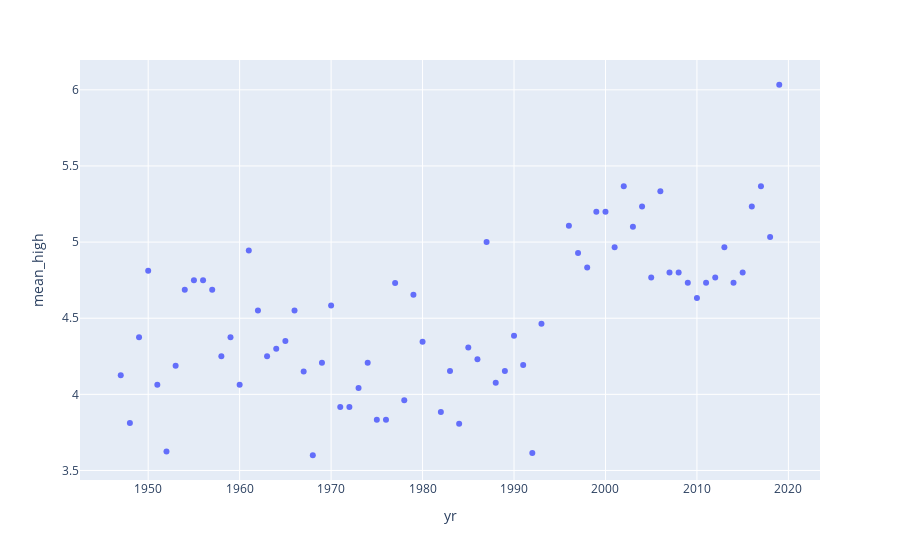

Notebook code for this chart:
### Code cell
px.scatter(years, y='mean_high')

### Figure 1 — Plotly figure (JSON) as saved in the notebook; plotly's stock layout.template omitted (floating-point values rounded to 4 significant figures)
{"data": [{"hovertemplate": "yr=%{x}<br>mean_high=%{y}<extra></extra>", "legendgroup": "", "marker": {"color": "#636efa", "symbol": "circle"}, "mode": "markers", "name": "", "orientation": "v", "showlegend": false, "type": "scatter", "x": [1947, 1948, 1949, 1950, 1951, 1952, 1953, 1954, 1955, 1956, 1957, 1958, 1959, 1960, 1961, 1962, 1963, 1964, 1965, 1966, 1967, 1968, 1969, 1970, 1971, 1972, 1973, 1974, 1975, 1976, 1977, 1978, 1979, 1980, 1982, 1983, 1984, 1985, 1986, 1987, 1988, 1989, 1990, 1991, 1992, 1993, 1996, 1997, 1998, 1999, 2000, 2001, 2002, 2003, 2004, 2005, 2006, 2007, 2008, 2009, 2010, 2011, 2012, 2013, 2014, 2015, 2016, 2017, 2018, 2019], "xaxis": "x", "y": [4.125, 3.812, 4.375, 4.812, 4.062, 3.625, 4.188, 4.688, 4.75, 4.75, 4.688, 4.25, 4.375, 4.062, 4.944, 4.55, 4.25, 4.3, 4.35, 4.55, 4.15, 3.6, 4.208, 4.583, 3.917, 3.917, 4.042, 4.208, 3.833, 3.833, 4.731, 3.962, 4.654, 4.346, 3.885, 4.154, 3.808, 4.308, 4.231, 5, 4.077, 4.154, 4.385, 4.192, 3.615, 4.464, 5.107, 4.929, 4.833, 5.2, 5.2, 4.967, 5.367, 5.1, 5.233, 4.767, 5.333, 4.8, 4.8, 4.733, 4.633, 4.733, 4.767, 4.967, 4.733, 4.8, 5.233, 5.367, 5.033, 6.033], "yaxis": "y"}], "layout": {"legend": {"tracegroupgap": 0}, "margin": {"t": 60}, "xaxis": {"anchor": "y", "domain": [0, 1], "title": {"text": "yr"}}, "yaxis": {"anchor": "x", "domain": [0, 1], "title": {"text": "mean_high"}}}}
